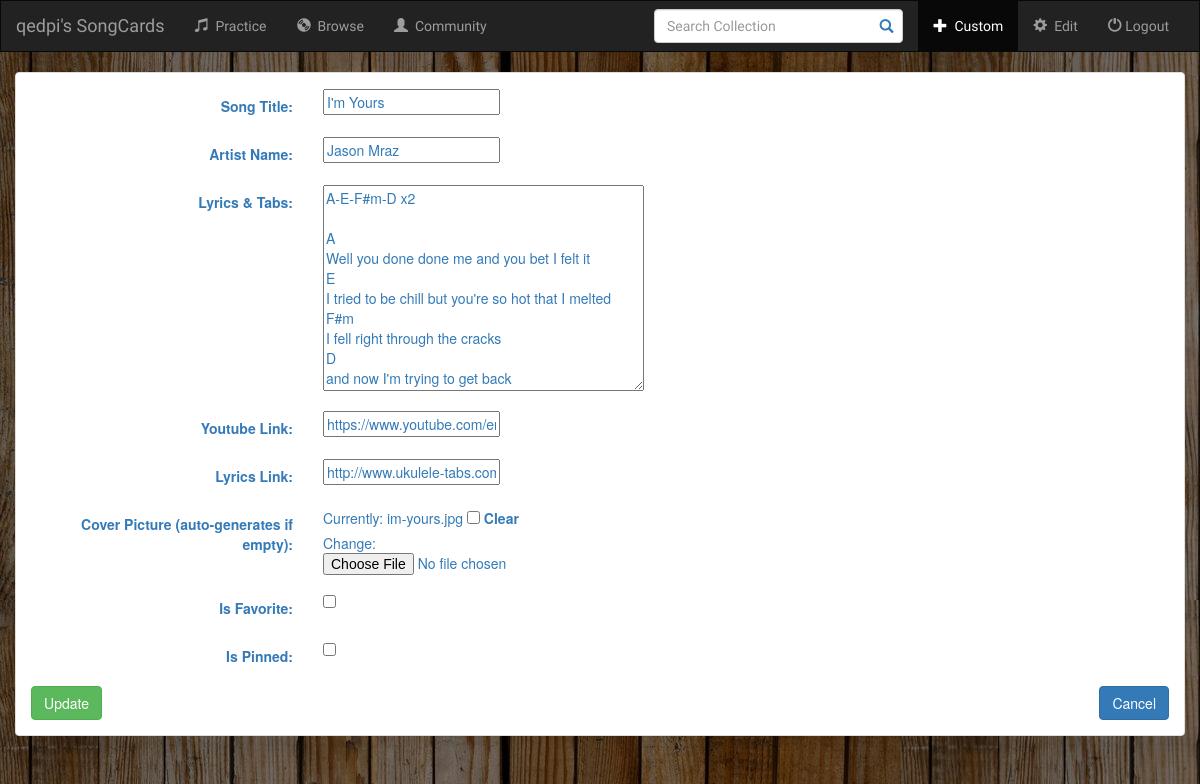
The app's page /cards/29/update/ (signed in), older data.
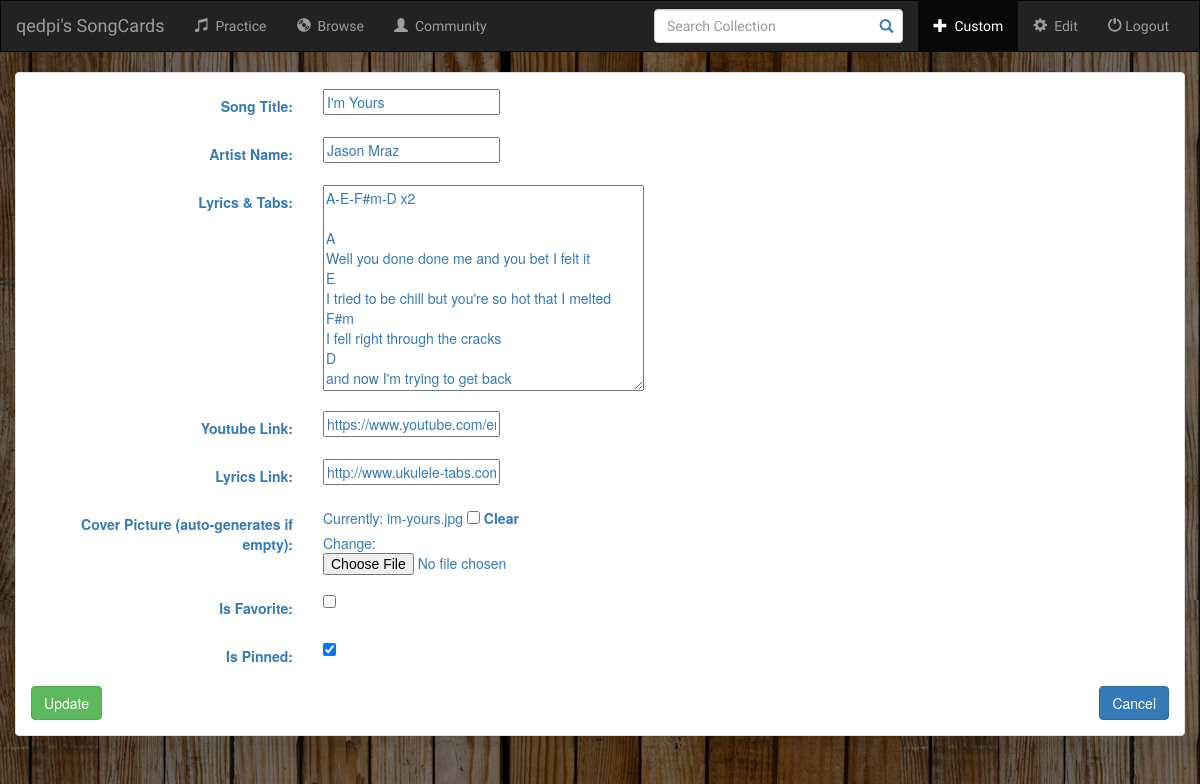
The same page, newer data.
### cards/models.py (models this page shows, shortened)
class Card(models.Model):
    user = models.ForeignKey(User, default=1)
    topic = models.CharField(max_length=100, verbose_name='Song Title')
    front = models.CharField(blank=True, default='', max_length=100, verbose_name='Artist Name')
    back = models.TextField(blank=True, default='auto_generate', max_length=10000, verbose_name='Lyrics & Tabs')
    review_time = models.DateTimeField()
    review_interval = models.BigIntegerField(default=initial_review_interval)
    card_audio = models.CharField(blank=True, default='auto_generate', max_length=300, verbose_name='Youtube Link')
    card_score = models.CharField(blank=True, default='auto_generate', max_length=300, verbose_name='Lyrics Link')
    card_pic = models.FileField(blank=True, verbose_name='Cover Picture (auto-generates if empty)')
    is_new = models.BooleanField(default=True)
    is_favorite = models.BooleanField(default=False, verbose_name="Is Favorite")
    is_pinned = models.BooleanField(default=False, verbose_name="Is Pinned")
    date_created = models.DateTimeField(default=datetime.utcnow())
    class Meta:
        unique_together = ('topic', 'front',)

### cards/views.py (the view)
# urls.py: url(r'^(?P<pk>[\d]+)/update/$', views.CardUpdate.as_view(), name='update_card'),
class CardUpdate(LoginRequiredMixin, UpdateView):
    model = Card
    fields = used_fields

### cards/templates/cards/card_form.html (shortened to what this page needs)
{% extends 'cards/base.html' %}
{% block plus_active %}active{% endblock %}
{% block body %}
    <div class="container-fluid">
        <div class="row">
            <div class="col-sm-12 col-md-12">
                <div class="panel panel-default">
                    <div class="panel-body">
                        <form action="" class="form-horizontal" method="post" enctype="multipart/form-data">
                            {% include 'users/form_template.html' %}
                            <div class="" style="display: inline;">
                                <button class="btn btn-success" type="submit">Update</button>
                            </div>
                            <div class="button-group" style="float: right">
                                <a href="{% url 'cards:index' %}">
                                    <div class="" style="display: inline;">
                                        <button class="btn btn-primary" type="button">Cancel</button></div></a>
                            </div>
                        </form>
                    </div>
                </div>
            </div>
        </div>
    </div>
{% endblock %}

### users/templates/users/form_template.html (shortened to what this page needs)
{% for field in form %}
    <div class="form-group">
        <div class="col-sm-offset-3 col-sm-9">
        </div>
        <label class="control-label col-sm-3" for="song_title">{{ field.label_tag }}</label>
        <div class="col-sm-9">{{ field }}</div>
    </div>
{% endfor %}

Row changes from the older to the newer data that the page shows:
changed Card "I'm Yours": is_pinned "☐" → "☑"
